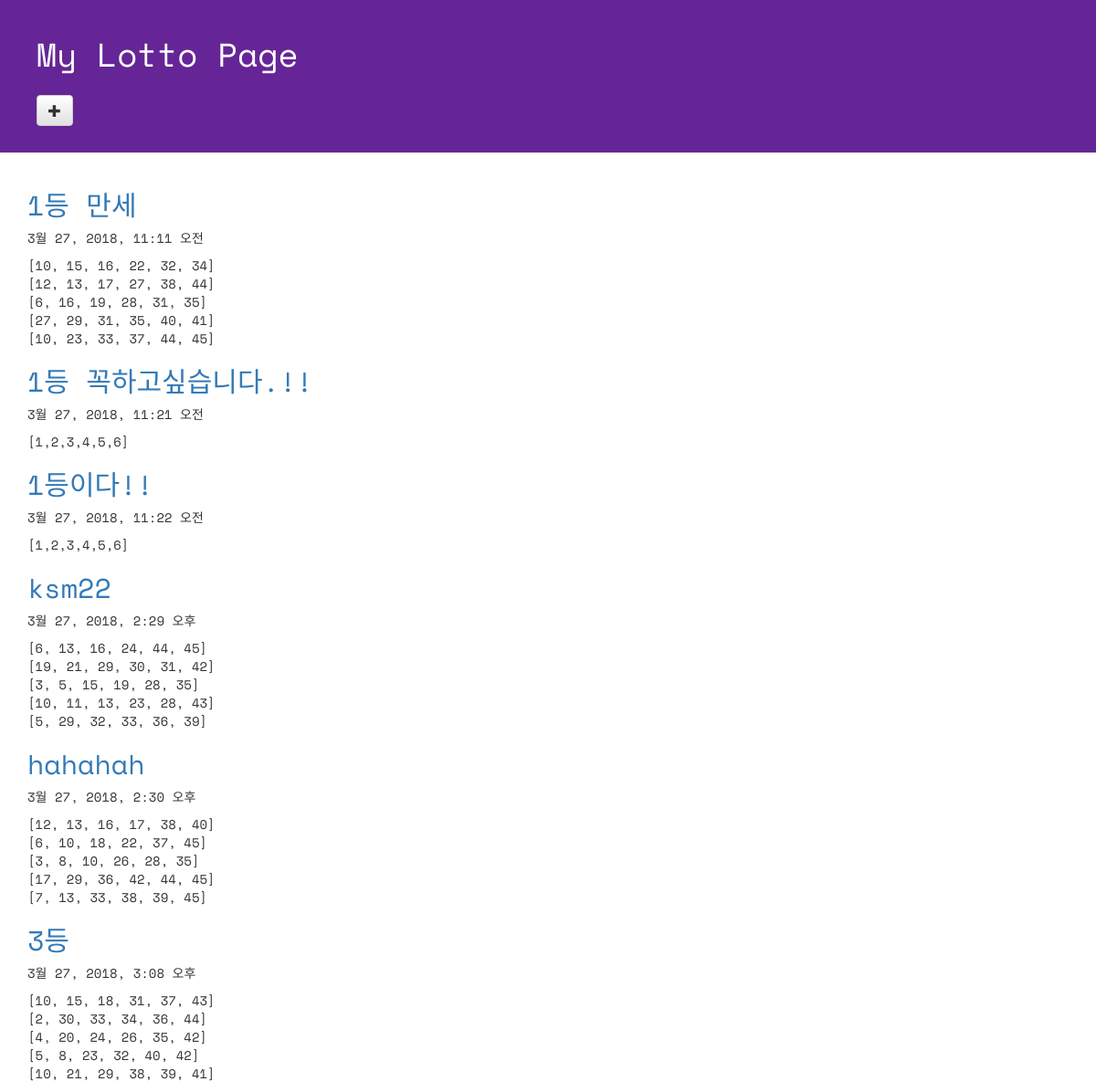
Page /lotto/ on the committed database.
### lotto/models.py (models this page shows, shortened)
class GuessNumber(models.Model):
    name = models.CharField(max_length =24)
    lottos = models.CharField(max_length = 255,default = '[1,2,3,4,5,6]')
    text = models.CharField(max_length = 255)
    num_lotto = models.IntegerField(default = 5)
    update_date = models.DateTimeField()

### lotto/views.py (the view)
# urls.py: url(r'^lotto/$',views.index,name='lotto'),
def index(request):
    lottos = GuessNumber.objects.all()
    return render(request,"lotto/default.html",{"lottos" : lottos})

### lotto/templates/lotto/default.html (shortened to what this page needs)
<!DOCTYPE html>
{% load staticfiles %}
<html lang="ko">
<head>
  <link rel="stylesheet" href="//maxcdn.bootstrapcdn.com/bootstrap/3.2.0/css/bootstrap.min.css">
  <link rel="stylesheet" href="//maxcdn.bootstrapcdn.com/bootstrap/3.2.0/css/bootstrap-theme.min.css">
  <link rel = "stylesheet" href="{% static 'css/lotto.css'%}"
</head>
<body>
  <div class="page-header">
  <h1>My Lotto Page</h1>
  <h2><a href = {% url 'new_lotto' %}>
    <span class = "glyphicon glyphicon-plus btn btn-default"></span>
  </h2>
  </div>
  <div class="container lotto">
    {% for lotto in lottos %}
    <h2><a href="{% url 'detail' lottokey=lotto.pk %}"> {{lotto.text}}</a></h2>
    <p> {{lotto.update_date}}</p>
    <p> {{lotto.lottos|linebreaksbr}}</p>
    {%endfor%}
  </div>
</body>
</html>

### lotto/static/css/lotto.css (style rules this page uses)
.page-header { background-color: #652596; margin-top: 0; padding: 20px 20px 20px 40px; font-family: 'Space Mono', monospace; }
.page-header h1 { color: #FFFFFF; }
.container { font-family: 'Space Mono', monospace; }
.container h2 { color: #b9f442; }

### rows in the picture
GuessNumber: text "1등 만세", update_date "3월 27, 2018, 11:11 오전", lottos "[10, 15, 16, 22, 32, 34] [12, 13, 17, 27, 38, 44] [6, 16, 19, 28, 31, 35] [27, 29, 31, 35, 40, 41] [10, 23, 33, 37, 44, 45]"
GuessNumber: text "1등 꼭하고싶습니다.!!", update_date "3월 27, 2018, 11:21 오전", lottos "[1,2,3,4,5,6]"
GuessNumber: text "1등이다!!", update_date "3월 27, 2018, 11:22 오전", lottos "[1,2,3,4,5,6]"
GuessNumber: text "ksm22", update_date "3월 27, 2018, 2:29 오후", lottos "[6, 13, 16, 24, 44, 45] [19, 21, 29, 30, 31, 42] [3, 5, 15, 19, 28, 35] [10, 11, 13, 23, 28, 43] [5, 29, 32, 33, 36, 39]"
GuessNumber: text "hahahah", update_date "3월 27, 2018, 2:30 오후", lottos "[12, 13, 16, 17, 38, 40] [6, 10, 18, 22, 37, 45] [3, 8, 10, 26, 28, 35] [17, 29, 36, 42, 44, 45] [7, 13, 33, 38, 39, 45]"
GuessNumber: text "3등", update_date "3월 27, 2018, 3:08 오후", lottos "[10, 15, 18, 31, 37, 43] [2, 30, 33, 34, 36, 44] [4, 20, 24, 26, 35, 42] [5, 8, 23, 32, 40, 42] [10, 21, 29, 38, 39, 41]"
